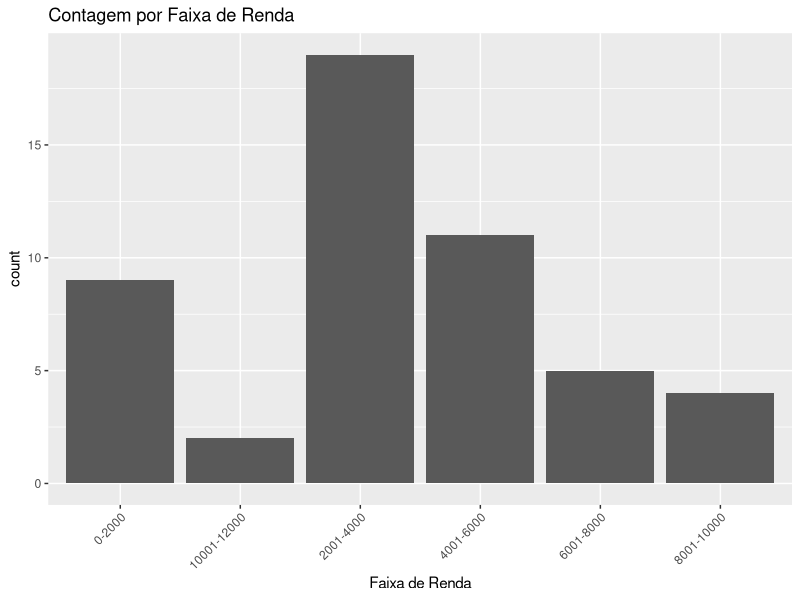

The R script that drew this image:
# Na análise de concessão de empréstimos, uma variável potencialmente
# importante é a renda da pessoa. O gerente de um banco coleta uma base de
# dados de seus correntistas e extrai a variável “renda mensal (R$)” para 50
# pessoas. Embora se trate de uma variável quantitativa, deseja realizar uma
# análise por meio de tabela de frequências. Neste sentido, pede-se:

# a) Classifique os correntistas em faixas de renda, sendo: 0-2.000; 2.001-4.000;
# 4.001-6.000; 6.001-8.000; 8.001-10.000 e 10.001-12.000

# install.packages("readxl")

library(readxl)
library(tidyverse)

base <- readxl::read_excel("./excel/Lista de Exercicios - Complementaresxlsx Portugues.xlsx", 
                           sheet = "Exercício 1", range = cellranger::cell_cols("A:B") ) |>
       dplyr::arrange(`Renda (R$)`)

#Criando as faixas de acordo com a renda


base <- base |> 
  dplyr::mutate(
    Faixa_Renda =
      dplyr::case_when(
                       dplyr::between(`Renda (R$)`,0,2000) ~ "0-2000",
                       dplyr::between(`Renda (R$)`,2001,4000) ~ "2001-4000",
                       dplyr::between(`Renda (R$)`,4001,6000) ~ "4001-6000",
                       dplyr::between(`Renda (R$)`,6001,8000) ~ "6001-8000",
                       dplyr::between(`Renda (R$)`,8001,10000) ~ "8001-10000",
                       dplyr::between(`Renda (R$)`,10001,12000) ~ "10001-12000",
                       TRUE ~ "NA"
                       ) )

# b) Em seguida, elabore a tabela de frequências para as faixas de renda acima.


base_grouped <- base |> 
                dplyr::group_by(Faixa_Renda) |> 
                dplyr::summarise(freq_abs=dplyr::n())

library(ggplot2)

ggplot2::ggplot(base, aes(x=Faixa_Renda)) + 
  geom_bar() + 
  labs(title = "Contagem por Faixa de Renda", 
       x = "Faixa de Renda") + theme(axis.text.x = element_text(angle = 45, hjust = 1))
